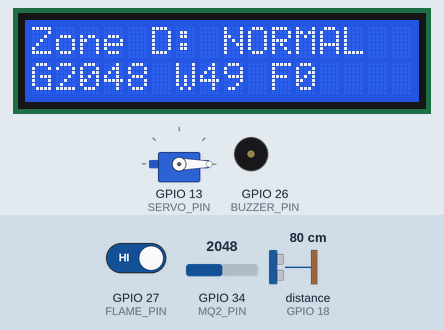
Simulated run of this sketch. Board: ESP32. Parts: 16×2 character LCD, servo, buzzer (waves = sounding, pin HIGH). Wiring (inferred from the names in the program): ultrasonic range finder: trigger GPIO 5; echo GPIO 18. The inputs (shaded band) are chosen by the test bench; at power-on: GPIO 34 (MQ2_PIN) = 2048, distance to the obstacle (sensor on GPIO 18) 80 cm, GPIO 27 (FLAME_PIN) HIGH. The echo pulse lasts 58.3 µs per cm; WiFi joins after 1.5 s; servers stay silent unless stated; random numbers use the default seed unless the sketch sets one; no MQTT or app messages arrive unless stated; pins used as bus, display or sensor lines are not drawn; what the sketch prints to the serial monitor is not drawn.

Above: at 4.3 s.
4.4 s: GPIO 34 (MQ2_PIN) set to 2373
At 5.51 s:
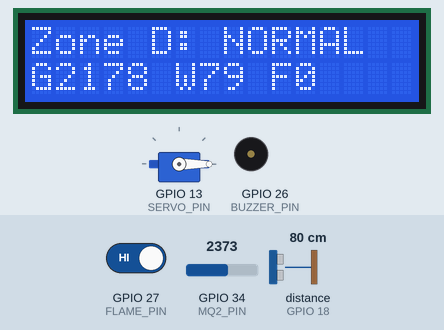
6.1 s: GPIO 34 (MQ2_PIN) set to 2465
At 8.01 s:
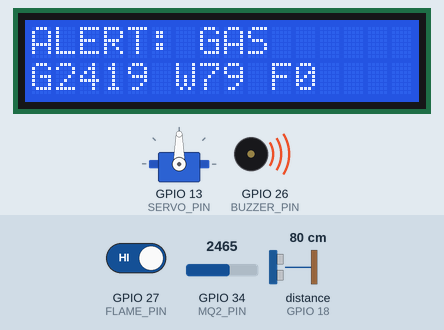
9.1 s: distance to the obstacle (sensor on GPIO 18) set to 6 cm
At 9.42 s:
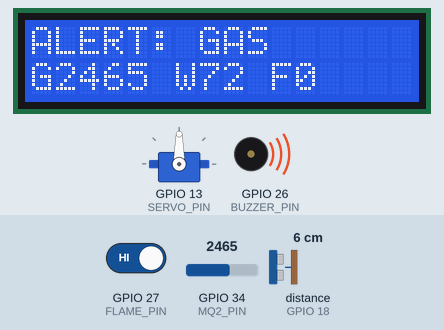
10.8 s: distance to the obstacle (sensor on GPIO 18) set to 3 cm
At 13.0 s:
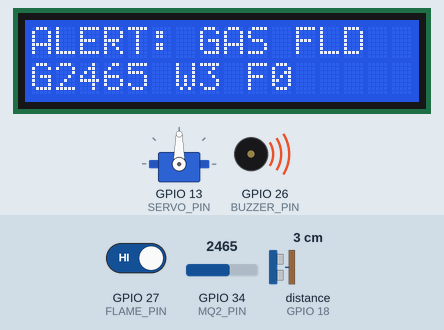
13.8 s: GPIO 27 (FLAME_PIN) driven LOW
At 16.1 s:
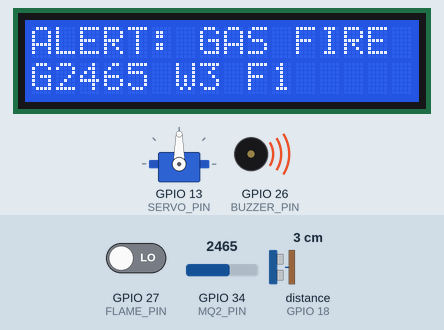
16.8 s: GPIO 27 (FLAME_PIN) driven HIGH
At 17.6 s:
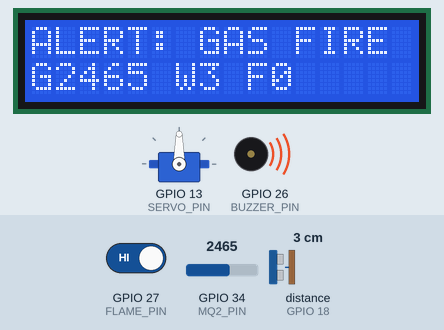
Timing chart, 0 to 19.8 s (numbered marks = the images above; inputs shaded):
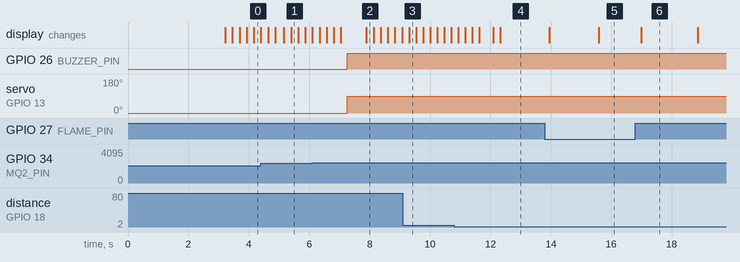

Measured:
- the behaviour switches between 2400 and 2401 on GPIO 34 (MQ2_PIN) (found by bisection; images 1 and 2)
- the behaviour switches between 5 and 4 cm on distance to the obstacle (sensor on GPIO 18) (found by bisection; images 3 and 4)
- after the input at 6.1 s, GPIO 26 (BUZZER_PIN): LOW → HIGH after 1.2 s; servo on GPIO 13 (SERVO_PIN): 0° → 90° after 1.2 s
- after the input at 9.1 s, the display: changes after 0.21 s (image 3)
- after the input at 13.8 s, the display: first changes after 0.15 s (image 5 shows a later state)
- after the input at 16.8 s, the display: changes after 0.19 s (image 6)
- what the display in image 6 shows lasts 1.9 s, from 17.0 s to 18.9 s

The sketch:

zone_d_main.ino
```cpp
#include <Wire.h>
#include <LiquidCrystal_I2C.h>
#include <ESP32Servo.h>
#include <WiFi.h>
#include <PubSubClient.h>
#include "secrets.h"

#define MQ2_PIN 34
#define FLAME_PIN 27
#define TRIG_PIN 5
#define ECHO_PIN 18
#define BUZZER_PIN 26
#define SERVO_PIN 13

#define GAS_THRESHOLD 2400
#define FLOOD_THRESHOLD 5.0
#define SAFE_DISTANCE 20.0
#define WINDOW 10
#define CONFIRM_COUNT 3
#define PUBLISH_INTERVAL 2000

const char* MQTT_SERVER = "broker.hivemq.com";
const int MQTT_PORT = 1883;
const char* TOPIC = "scg-bmu26/zone/D/data";

LiquidCrystal_I2C lcd(0x27, 16, 2);
Servo valveServo;
WiFiClient espClient;
PubSubClient mqtt(espClient);

struct Hazard {
  float buf[WINDOW];
  int idx;
  float sum;
  int count;
  bool alert;
};
Hazard gas, fire, flood;
bool lastAlertState = false;
unsigned long lastPublish = 0;
unsigned long lastReconnect = 0;

void initHazard(Hazard &h, float v) {
  for (int i = 0; i < WINDOW; i++) h.buf[i] = v;
  h.sum = v * WINDOW;
  h.idx = 0;
  h.count = 0;
  h.alert = false;
}

float pushValue(Hazard &h, float v) {
  h.sum -= h.buf[h.idx];
  h.buf[h.idx] = v;
  h.sum += v;
  h.idx = (h.idx + 1) % WINDOW;
  return h.sum / WINDOW;
}

void updateAlert(Hazard &h, bool over, bool cleared) {
  if (over) h.count++;
  else h.count = 0;
  if (h.count >= CONFIRM_COUNT) h.alert = true;
  if (cleared) h.alert = false;
}

float getDistance() {
  digitalWrite(TRIG_PIN, LOW);
  delayMicroseconds(5);
  digitalWrite(TRIG_PIN, HIGH);
  delayMicroseconds(10);
  digitalWrite(TRIG_PIN, LOW);
  long duration = pulseIn(ECHO_PIN, HIGH, 30000);
  if (duration == 0) return -1;
  float d = duration * 0.0343 / 2;
  if (d < 2 || d > 100) return -1;
  return d;
}

void moveServo(int angle) {
  valveServo.attach(SERVO_PIN);
  valveServo.write(angle);
  delay(600);
  valveServo.detach();
}

// Non-blocking: safety loop kabhi nahi rukta
void maintainConnection() {
  if (millis() - lastReconnect < 5000) return;
  if (WiFi.status() != WL_CONNECTED) {
    lastReconnect = millis();
    WiFi.disconnect();
    WiFi.begin(WIFI_SSID, WIFI_PASS);
    return;
  }
  if (!mqtt.connected()) {
    lastReconnect = millis();
    String clientId = "zoneD-" + String(random(0xffff), HEX);
    mqtt.connect(clientId.c_str());
  }
}

void publishData(float gasAvg, int fireRaw, float waterAvg, bool anyAlert) {
  if (!mqtt.connected()) return;
  char msg[220];
  snprintf(msg, sizeof(msg),
    "{\"zone\":\"D\",\"state\":\"%s\",\"gas\":%.0f,\"fire\":%d,\"water\":%.1f,"
    "\"gas_alert\":%d,\"fire_alert\":%d,\"flood_alert\":%d}",
    anyAlert ? "critical" : "normal",
    gasAvg, fireRaw, waterAvg,
    gas.alert, fire.alert, flood.alert);
  mqtt.publish(TOPIC, msg);
  Serial.print("MQTT> ");
  Serial.println(msg);
}

void setup() {
  Serial.begin(115200);
  pinMode(BUZZER_PIN, OUTPUT);
  digitalWrite(BUZZER_PIN, LOW);
  pinMode(FLAME_PIN, INPUT);
  pinMode(TRIG_PIN, OUTPUT);
  pinMode(ECHO_PIN, INPUT);

  Wire.begin(21, 22);
  lcd.init();
  lcd.backlight();
  lcd.setCursor(0, 0);
  lcd.print("Zone D starting");

  WiFi.mode(WIFI_STA);
  WiFi.begin(WIFI_SSID, WIFI_PASS);
  unsigned long t = millis();
  while (WiFi.status() != WL_CONNECTED && millis() - t < 10000) delay(250);

  mqtt.setServer(MQTT_SERVER, MQTT_PORT);
  mqtt.setSocketTimeout(2);

  delay(1000);
  moveServo(0);

  initHazard(gas, analogRead(MQ2_PIN));
  initHazard(fire, 0);
  initHazard(flood, SAFE_DISTANCE);
  lcd.clear();
}

void loop() {
  maintainConnection();
  mqtt.loop();

  // 1. raw readings
  int gasRaw = analogRead(MQ2_PIN);
  int fireRaw = (digitalRead(FLAME_PIN) == LOW) ? 1 : 0;
  float dist = getDistance();
  if (dist < 0) dist = SAFE_DISTANCE;

  // 2. moving average
  float gasAvg = pushValue(gas, gasRaw);
  float fireAvg = pushValue(fire, fireRaw);
  float floodAvg = pushValue(flood, dist);

  // 3. threshold + 3 consecutive confirmation
  updateAlert(gas, gasAvg > GAS_THRESHOLD, gasAvg < GAS_THRESHOLD - 200);
  updateAlert(fire, fireAvg > 0.5, fireAvg < 0.2);
  updateAlert(flood, floodAvg < FLOOD_THRESHOLD, floodAvg > FLOOD_THRESHOLD + 3);

  bool anyAlert = gas.alert || fire.alert || flood.alert;

  // 4. local actuators (internet pe depend nahi)
  digitalWrite(BUZZER_PIN, anyAlert ? HIGH : LOW);
  if (anyAlert != lastAlertState) {
    moveServo(anyAlert ? 90 : 0);
    lastAlertState = anyAlert;
    publishData(gasAvg, fireRaw, floodAvg, anyAlert);   // state badalte hi turant bhejo
    lastPublish = millis();
  }

  // 5. LCD
  lcd.setCursor(0, 0);
  if (!anyAlert) {
    lcd.print("Zone D: NORMAL  ");
  } else {
    String s = "ALERT:";
    if (gas.alert) s += " GAS";
    if (fire.alert) s += " FIRE";
    if (flood.alert) s += " FLD";
    while (s.length() < 16) s += " ";
    lcd.print(s);
  }
  lcd.setCursor(0, 1);
  String line2 = "G" + String((int)gasAvg) + " W" + String((int)floodAvg) + " F" + String(fireRaw);
  while (line2.length() < 16) line2 += " ";
  lcd.print(line2);

  // 6. periodic publish
  if (millis() - lastPublish >= PUBLISH_INTERVAL) {
    lastPublish = millis();
    publishData(gasAvg, fireRaw, floodAvg, anyAlert);
  }

  delay(200);
}
```

secrets.example.h
```cpp
#define WIFI_SSID "your_wifi_name"
#define WIFI_PASS "your_wifi_password"
```
